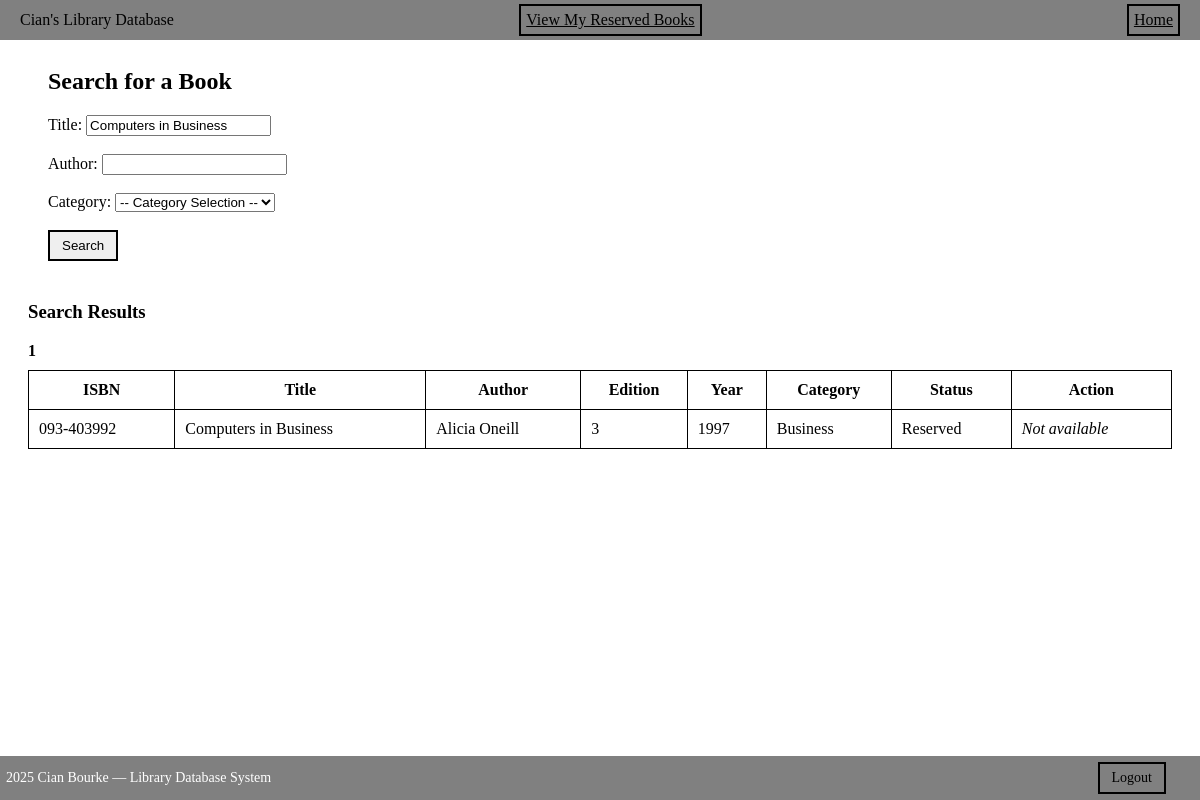
The page /Search.php?title=Computers in Business (signed in) on the database its author committed.
### tables this page shows
CREATE TABLE `books` (
  `ISBN` varchar(13) NOT NULL,
  `BookTitle` varchar(200) NOT NULL,
  `Author` varchar(100) DEFAULT NULL,
  `Edition` varchar(100) DEFAULT NULL,
  `Book_Year` int(11) DEFAULT NULL,
  `CategoryID` varchar(10) DEFAULT NULL,
  `reserved` char(1) DEFAULT 'N'
);

CREATE TABLE `category` (
  `CategoryID` varchar(10) NOT NULL,
  `CategoryDescription` varchar(50) NOT NULL
);

### Search.php (the view, shortened to what this page needs)
<?php
include 'Header.php';
$mysqli = new mysqli("localhost", "root", "", "assignmentproject");
$title    = trim($_GET['title'] ?? '');
$author   = trim($_GET['author'] ?? '');
$rows_per_page = 5;
$page = max(1, intval($_GET['page'] ?? 1));
$offset = ($page - 1) * $rows_per_page;
$sql = "SELECT SQL_CALC_FOUND_ROWS books.*, category.CategoryDescription
        FROM books
        JOIN category ON books.CategoryID = category.CategoryID
        WHERE 1=1";
$params = [];
$types  = "";
if ($title !== '') {
    $sql .= " AND BookTitle LIKE ?";
    $params[] = "%$title%";
    $types .= "s";
}
$sql .= " LIMIT $rows_per_page OFFSET $offset";
$stmt = $mysqli->prepare($sql);
if (!empty($params)) {
    $stmt->bind_param($types, ...$params);
}
$stmt->execute();
$result = $stmt->get_result();
$total_rows = $mysqli->query("SELECT FOUND_ROWS() AS total")->fetch_assoc()['total'];
$total_pages = ceil($total_rows / $rows_per_page);
?>
<!DOCTYPE html>
<html>
<head>
</head>
<body>
<div class="search-box">
    <h2>Search for a Book</h2>
    <form method="get">
        Title:
        <input type="text" name="title" value="<?php echo htmlspecialchars($title); ?>">
        <br><br>
        Author:
        <input type="text" name="author" value="<?php echo htmlspecialchars($author); ?>">
        <br><br>
        Category:
        <select name="category">
            <option value="">-- Category Selection --</option>
        </select>
        <br><br>
        <button type="submit" class="btn">Search</button>
    </form>
</div>
<h3>Search Results</h3>
<div style="margin-bottom: 10px;">
    <?php for ($i = 1; $i <= $total_pages; $i++): ?>
        <?php if ($i == $page): ?>
            <strong><?php echo $i; ?></strong>
        <?php endif; ?>
    <?php endfor; ?>
</div>
<table>
    <tr>
        <th>ISBN</th>
        <th>Title</th>
        <th>Author</th>
        <th>Edition</th>
        <th>Year</th>
        <th>Category</th>
        <th>Status</th>
        <th>Action</th>
    </tr>
    <?php while ($row = $result->fetch_assoc()): ?>
        <tr>
            <td><?php echo htmlspecialchars($row['ISBN']); ?></td>
            <td><?php echo htmlspecialchars($row['BookTitle']); ?></td>
            <td><?php echo htmlspecialchars($row['Author']); ?></td>
            <td><?php echo htmlspecialchars($row['Edition']); ?></td>
            <td><?php echo htmlspecialchars($row['Book_Year']); ?></td>
            <td><?php echo htmlspecialchars($row['CategoryDescription']); ?></td>
            <td><?php echo $row['reserved'] === 'Y' ? "Reserved" : "Available"; ?></td>
            <td>
                <?php if ($row['reserved'] === 'Y'): ?>
                    <em>Not available</em>
                <?php endif; ?>
            </td>
        </tr>
    <?php endwhile; ?>
</table>
</body>
</html>
<?php include 'Footer.php'; ?>

### Search.php (style rules this page uses)
body { background-color: white; padding: 20px; }
.search-box { background: white; padding: 20px; border-radius: 10px; margin-bottom: 20px; }
table { width: 100%; border-collapse: collapse; background: white; }
th, td { padding: 10px; border: 1px solid black; }
.btn { padding: 6px 12px; color: white; cursor: pointer; text-decoration: none; border: 2px solid black; display: inline-block; color: black; }

### rows shown on the page
books: ISBN "093-403992", BookTitle "Computers in Business", Author "Alicia Oneill", Edition "3", Book_Year "1997", CategoryID.CategoryDescription "Business", reserved "Reserved"
